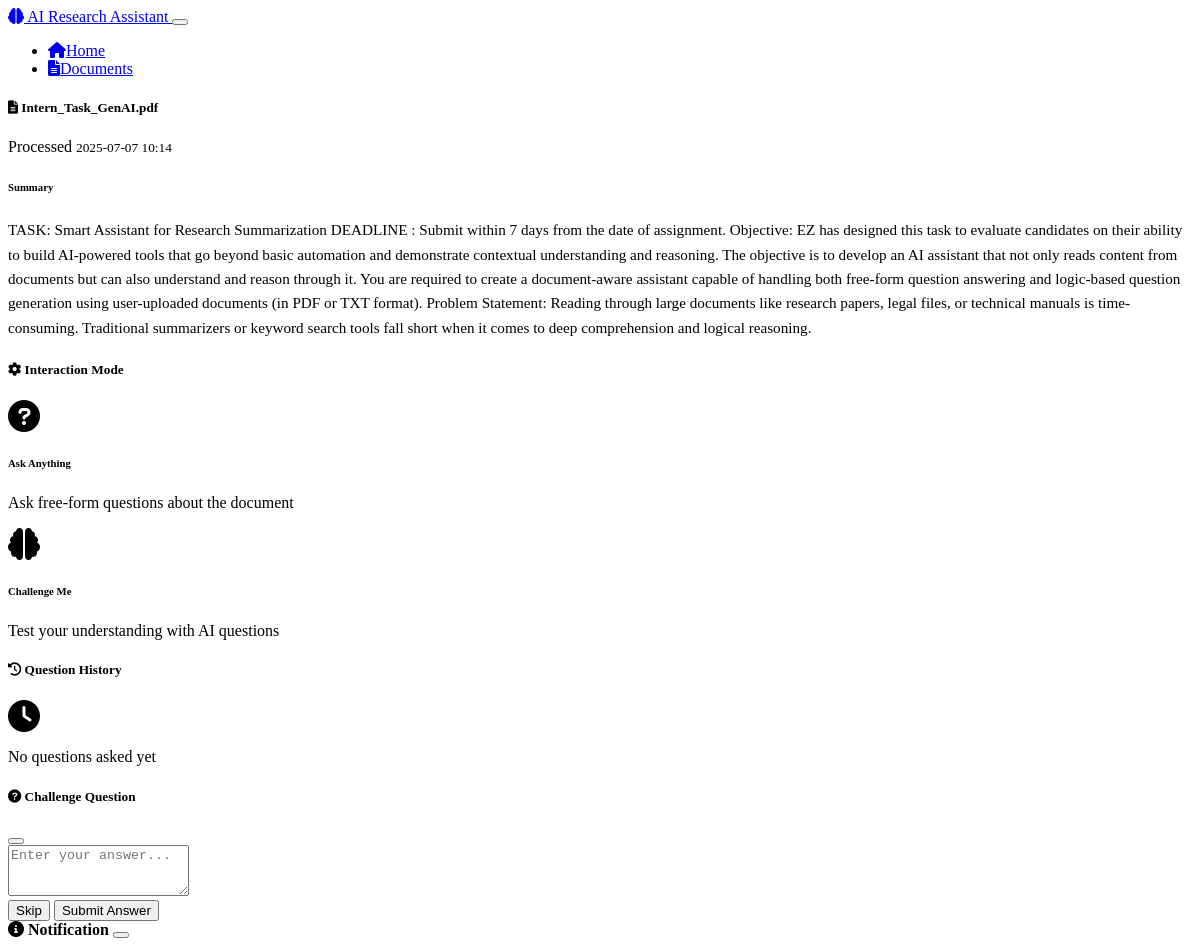
The app's page /document/1 with its own data.
### models.py (models this page shows, shortened)
class Document(db.Model):
    id = db.Column(Integer, primary_key=True)
    filename = db.Column(String(255), nullable=False)
    original_filename = db.Column(String(255), nullable=False)
    file_path = db.Column(String(500), nullable=False)
    file_type = db.Column(String(10), nullable=False)
    upload_date = db.Column(DateTime, default=datetime.utcnow)
    summary = db.Column(Text)
    content = db.Column(Text)
    processed = db.Column(Boolean, default=False)

### routes.py (the view)
@app.route('/document/<int:document_id>')
def view_document(document_id):
    document = Document.query.get_or_404(document_id)
    session['current_document_id'] = document_id
    return render_template('document_analysis.html', document=document)

### templates/document_analysis.html (shortened to what this page needs)
{% extends "base.html" %}
{% block content %}
<div class="row">
    <div class="col-lg-8 mx-auto">
        <div class="card mb-4">
            <div class="card-header">
                <div class="d-flex justify-content-between align-items-center">
                    <h5 class="card-title mb-0">
                        <i class="fas fa-file-alt me-2"></i>
                        {{ document.original_filename }}
                    </h5>
                    <div>
                        <span class="badge bg-success">Processed</span>
                        <small class="text-muted ms-2">
                            {{ document.upload_date.strftime('%Y-%m-%d %H:%M') }}
                        </small>
                    </div>
                </div>
            </div>
            <div class="card-body">
                <h6 class="text-muted mb-2">Summary</h6>
                <p class="summary-text">{{ document.summary or 'No summary available' }}</p>
            </div>
        </div>
        <div class="card mb-4">
            <div class="card-header">
                <h5 class="card-title mb-0">
                    <i class="fas fa-cog me-2"></i>
                    Interaction Mode
                </h5>
            </div>
            <div class="card-body">
                <div class="row">
                    <div class="col-md-6 mb-3">
                        <div class="card mode-card" onclick="switchMode('ask')">
                            <div class="card-body text-center">
                                <i class="fas fa-question-circle fa-2x text-info mb-2"></i>
                                <h6>Ask Anything</h6>
                                <p class="small text-muted">Ask free-form questions about the document</p>
                            </div>
                        </div>
                    </div>
                    <div class="col-md-6 mb-3">
                        <div class="card mode-card" onclick="switchMode('challenge')">
                            <div class="card-body text-center">
                                <i class="fas fa-brain fa-2x text-success mb-2"></i>
                                <h6>Challenge Me</h6>
                                <p class="small text-muted">Test your understanding with AI questions</p>
                            </div>
                        </div>
                    </div>
                </div>
            </div>
        </div>
        <div class="card mt-4">
            <div class="card-header">
                <h5 class="card-title mb-0">
                    <i class="fas fa-history me-2"></i>
                    Question History
                </h5>
            </div>
            <div class="card-body">
                <div id="historyContent">
                    <div class="text-center text-muted">
                        <i class="fas fa-clock fa-2x mb-2"></i>
                        <p>No questions asked yet</p>
                    </div>
                </div>
            </div>
        </div>
    </div>
</div>
<div class="modal fade" id="challengeQuestionModal" tabindex="-1">
    <div class="modal-dialog">
        <div class="modal-content">
            <div class="modal-header">
                <h5 class="modal-title">
                    <i class="fas fa-question-circle me-2"></i>
                    Challenge Question
                </h5>
                <button type="button" class="btn-close" data-bs-dismiss="modal"></button>
            </div>
            <div class="modal-body">
                <div class="mt-3">
                    <textarea
                        class="form-control"
                        id="challengeAnswerInput"
                        rows="3"
                        placeholder="Enter your answer..."
                    ></textarea>
                </div>
            </div>
            <div class="modal-footer">
                <button type="button" class="btn btn-secondary" data-bs-dismiss="modal">Skip</button>
                <button type="button" class="btn btn-primary" onclick="submitChallengeAnswer()">
                    Submit Answer
                </button>
            </div>
        </div>
    </div>
</div>
{% endblock %}

### templates/base.html (shortened to what this page needs)
<!DOCTYPE html>
<html lang="en">
<head>
    <link href="https://cdn.replit.com/agent/bootstrap-agent-dark-theme.min.css" rel="stylesheet">
    <link rel="stylesheet" href="https://cdnjs.cloudflare.com/ajax/libs/font-awesome/6.0.0/css/all.min.css">
    <link rel="stylesheet" href="{{ url_for('static', filename='css/style.css') }}">
</head>
<body>
    <nav class="navbar navbar-expand-lg navbar-dark bg-dark">
        <div class="container">
            <a class="navbar-brand" href="{{ url_for('index') }}">
                <i class="fas fa-brain me-2"></i>
                AI Research Assistant
            </a>
            <button class="navbar-toggler" type="button" data-bs-toggle="collapse" data-bs-target="#navbarNav">
            </button>
            <div class="collapse navbar-collapse" id="navbarNav">
                <ul class="navbar-nav ms-auto">
                    <li class="nav-item">
                        <a class="nav-link" href="{{ url_for('index') }}">
                            <i class="fas fa-home me-1"></i>Home
                        </a>
                    </li>
                    <li class="nav-item">
                        <a class="nav-link" href="#" onclick="showDocuments()">
                            <i class="fas fa-file-alt me-1"></i>Documents
                        </a>
                    </li>
                </ul>
            </div>
        </div>
    </nav>
    <main class="container mt-4">
        {% block content %}{% endblock %}
    </main>
    <div class="toast-container position-fixed top-0 end-0 p-3">
        <div id="alertToast" class="toast" role="alert" aria-live="assertive" aria-atomic="true">
            <div class="toast-header">
                <i class="fas fa-info-circle me-2"></i>
                <strong class="me-auto">Notification</strong>
                <button type="button" class="btn-close" data-bs-dismiss="toast"></button>
            </div>
        </div>
    </div>
</body>
</html>

### static/css/style.css (style rules this page uses)
.mode-card { cursor: pointer; transition: all 0.3s ease; border: 1px solid var(--bs-border-color); }
.summary-text { line-height: 1.6; font-size: 0.95rem; }
.toast { min-width: 300px; }
html { scroll-behavior: smooth; }

### records on screen
Document: original_filename "Intern_Task_GenAI.pdf", upload_date "2025-07-07 10:14", summary "TASK: Smart Assistant for Research Summarization DEADLINE : Submit within 7 days from the date of assignment. Objective: EZ has designed this task to evaluate candidates on their ability to build AI-powered tools that go beyond basic automation and demonstrate contextual understanding and reasoning. The objective is to develop an AI assistant that not only reads content from documents but can also understand and reason through it. You are required to create a document-aware assistant capable of handling both free-form question answering and logic-based question generation using user-uploaded documents (in PDF or TXT format). Problem Statement: Reading through large documents like research…"
